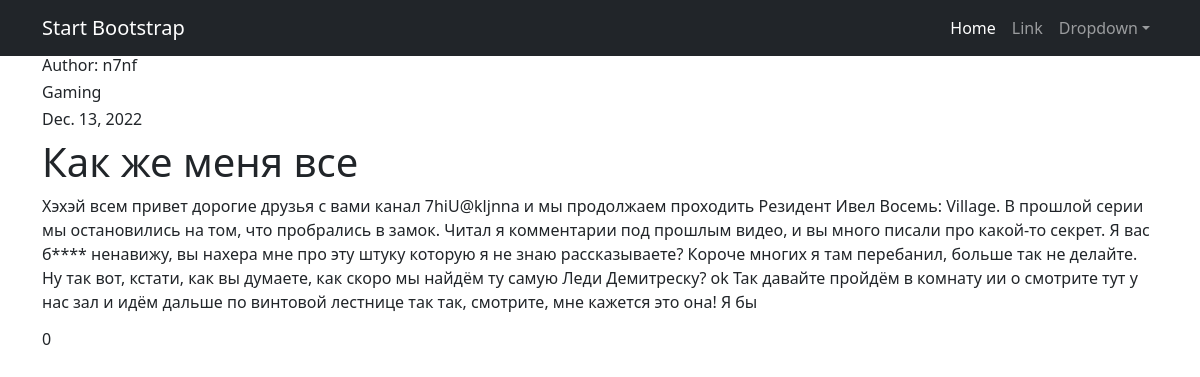
The app's page /posts/5 with its own data.
### news/models.py (models this page shows, shortened)
class Post(models.Model):
    author = models.ForeignKey(User, on_delete=models.CASCADE)
    subhub = models.ForeignKey(SubHub, on_delete=models.CASCADE)
    rating = models.IntegerField(default=0)
    content = models.TextField(max_length=1024)
    header = models.TextField(max_length=128)
    date = models.DateField(auto_now_add=True)
    ARTICLE = "AR"
    NEWS = "NE"
    ELSE = "EL"
    RESTRICTION_CHOICES = [
        (ARTICLE, "Article"),
        (NEWS, "News"),
        (ELSE, "Else")
    ]
    restriction = models.CharField(
        max_length=2,
        choices=RESTRICTION_CHOICES,
        default=ELSE
    )

class SubHub(models.Model):
    name = models.CharField(max_length=128, unique=True)
    description = models.TextField(max_length=256)
    post_count = models.IntegerField(default=0)

### news/views.py (the view)
# urls.py: path('<int:pk>', PostDetail.as_view(), name='post_detail'),
class PostDetail(DetailView):
    model = Post
    template_name = 'flatpages/post.html'
    context_object_name = 'post'

### news/templatetags/custom_filters.py (called while the page is built)
@register.filter()
def curse_filter(string_to_check):
    checked_string = ''
    for word in string_to_check.split():
        for check_word in CENSORED_WORDS:
            if check_word in word.lower():
                last_chars = ''
                for char in reversed(word):
                    if char not in string.punctuation:
                        break
                    last_chars += char
                last_chars = last_chars[::-1]
                new_word = word[0] + (len(word.translate(str.maketrans('', '', string.punctuation))) - 1) * "*"
                checked_string += new_word + f"{last_chars} "
                break
        else:
            checked_string += word + " "
    return checked_string

### templates/flatpages/post.html (shortened to what this page needs)
{% extends 'flatpages/default.html' %}
{% load custom_filters %}
{% block content %}
    <div>
        <h6>Author: {{ post.author.username }}</h6>
        <h6>{{ post.subhub.name }}</h6>
        <h6>{{ post.date }}</h6>
        <h1>{{ post.header|curse_filter }}</h1>
        {{ post.content|curse_filter }}
        <h6>
            {{ post.rating }}
        </h6>
    </div>
{% endblock content %}

### records on screen
Post: author.username "n7nf", subhub.name "Gaming", date "Dec. 13, 2022", header|curse_filter "Как же меня все", content|curse_filter "Хэхэй всем привет дорогие друзья с вами канал 7hiU@kljnna и мы продолжаем проходить Резидент Ивел Восемь: Village. В прошлой серии мы остановились на том, что пробрались в замок. Читал я комментарии под прошлым видео, и вы много писали про какой-то секрет. Я вас б**** ненавижу, вы нахера мне про эту штуку которую я не знаю рассказываете? Короче многих я там перебанил, больше так не делайте. Ну так вот, кстати, как вы думаете, как скоро мы найдём ту самую Леди Демитреску? ok Так давайте пройдём в комнату ии о смотрите тут у нас зал и идём дальше по винтовой лестнице так так, смотрите, мне кажется это она! Я бы", rating "0"
